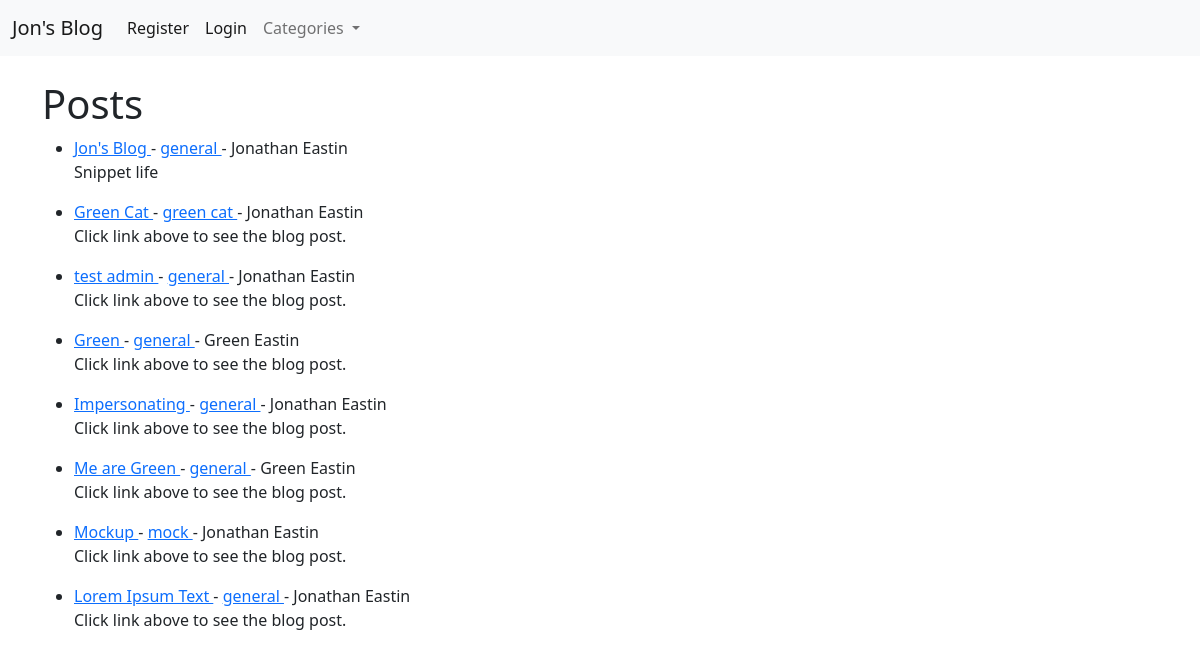
The page / on the database its author committed.
### JonsBlog/models.py (models this page shows, shortened)
class Post(models.Model):
    title = models.CharField(max_length=255, default="Jon's Blog")
    title_tag = models.CharField(max_length=255)
    author = models.ForeignKey(User, on_delete=models.CASCADE)
    body = RichTextField(blank=True, null=True)
    publication_date = models.DateField(auto_now_add=True)
    publication_time = models.TimeField(auto_now_add=True)
    category = models.CharField(max_length=255, default="general")
    snippet = models.CharField(max_length=255)
    likes = models.ManyToManyField(User, related_name='blog_posts')

### JonsBlog/views.py (the view)
# urls.py: path('', HomeView.as_view(), name="home"),
class HomeView(ListView):
    model = Post
    template_name = 'home.html'
    ordering = ['-publication_time']
    def get_context_data(self, *args, **kwargs):
        cat_menu = Category.objects.all()
        context = super(HomeView, self).get_context_data(*args, **kwargs)
        context["cat_menu"] = cat_menu
        return context

### JonsBlog/models.py (called while the page is built)
    def __str__(self):
        return self.name

### JonsBlog/templates/home.html (shortened to what this page needs)
{% extends 'base.html' %}
{% block content %}
<h1>Posts</h1>
{% for post in object_list %}
    <ul>
        <li>
            <a href="{% url 'article-detail' post.pk %}">
				{{ post.title }}
			</a>
			-
			<a href="{% url 'category' post.category|slugify %}">
				{{ post.category }}
			</a>
            - {{ post.author.first_name }}
            {{ post.author.last_name }}
			<br/>
            {{ post.snippet }}
        </li>
    </ul>
{% endfor %}
{% endblock %}

### rows shown on the page
Post: title "Jon's Blog", category "general", author.first_name "Jonathan", author.last_name "Eastin", snippet "Snippet life"
Post: title "Green Cat", category "green cat", author.first_name "Jonathan", author.last_name "Eastin", snippet "Click link above to see the blog post."
Post: title "test admin", category "general", author.first_name "Jonathan", author.last_name "Eastin", snippet "Click link above to see the blog post."
Post: title "Green", category "general", author.first_name "Green", author.last_name "Eastin", snippet "Click link above to see the blog post."
Post: title "Impersonating", category "general", author.first_name "Jonathan", author.last_name "Eastin", snippet "Click link above to see the blog post."
Post: title "Me are Green", category "general", author.first_name "Green", author.last_name "Eastin", snippet "Click link above to see the blog post."
Post: title "Mockup", category "mock", author.first_name "Jonathan", author.last_name "Eastin", snippet "Click link above to see the blog post."
Post: title "Lorem Ipsum Text", category "general", author.first_name "Jonathan", author.last_name "Eastin", snippet "Click link above to see the blog post."
